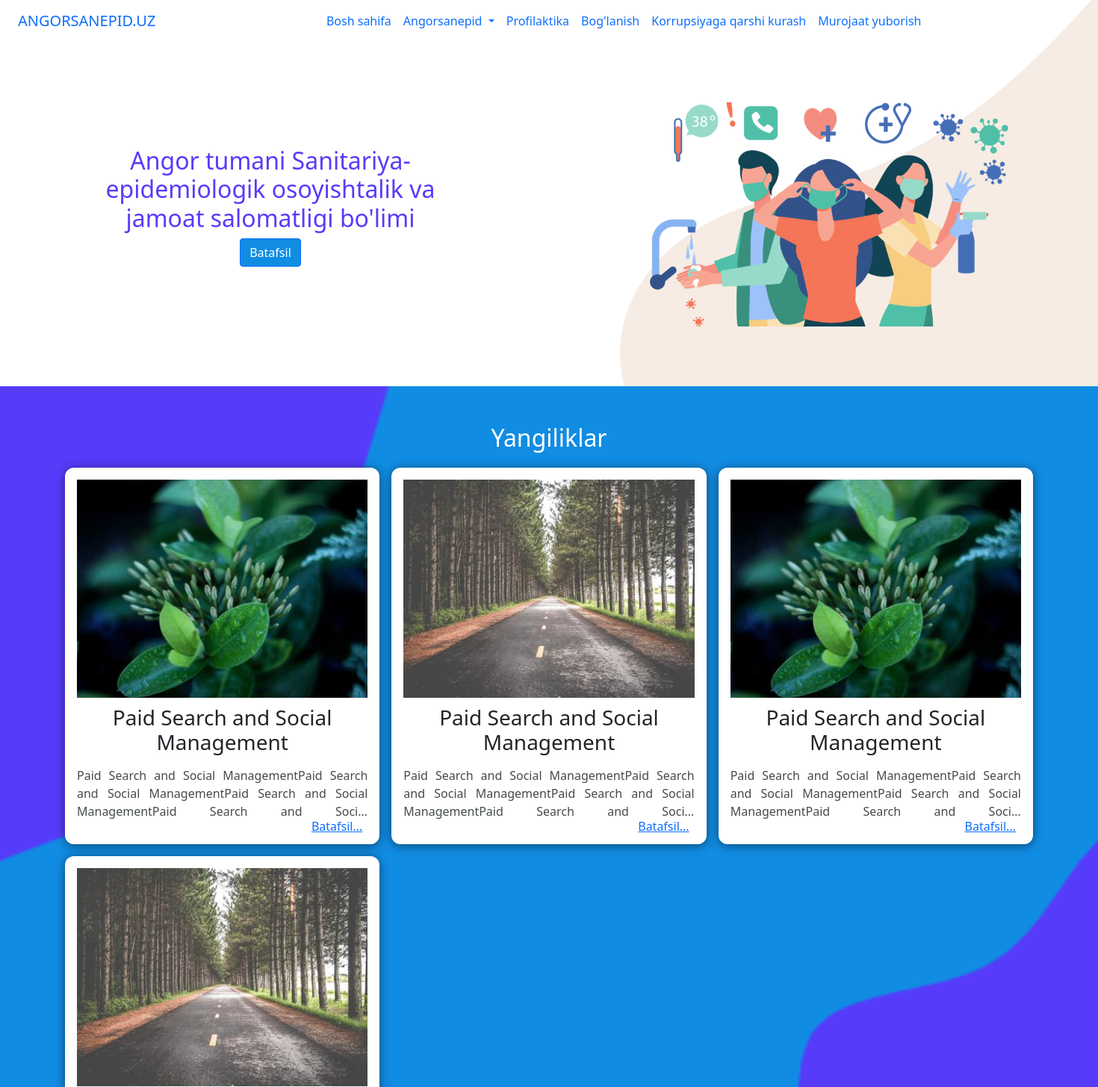
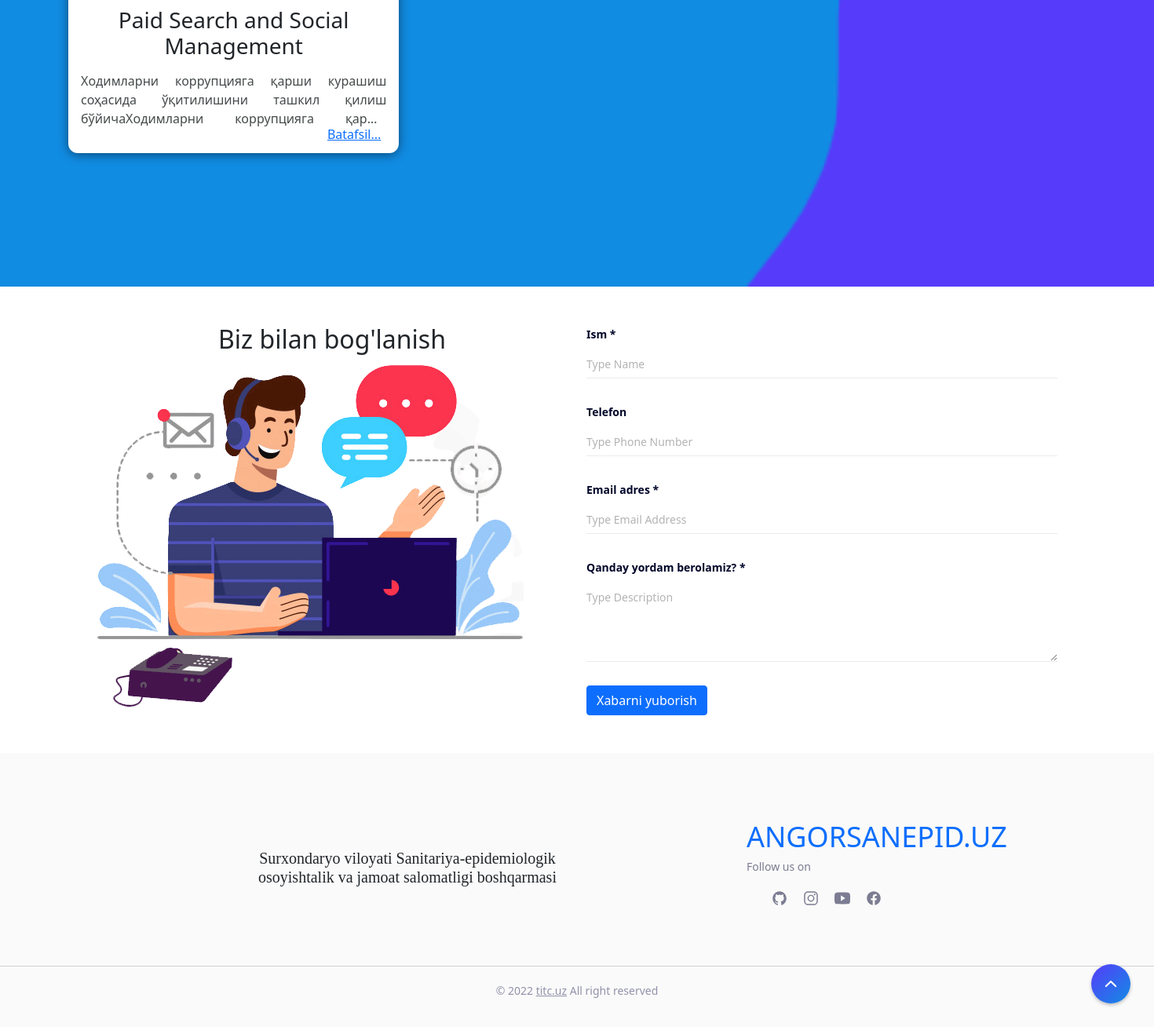
The page / on the database its author committed (2 pictures, top to bottom).
### staticApp/models.py (models this page shows)
class Menutext(models.Model):
    name = models.CharField(null=True, max_length=100)
    content = RichTextUploadingField(null=True,
                                     extra_plugins=['youtube'],
                                     external_plugin_resources=[(
                                         'youtube',
                                         '/static/ckeditor/ckeditor/plugins/youtube/',
                                         'plugin.js',
                                     )],
                                     )

### newsApp/models.py (models this page shows, shortened)
class News(models.Model):
    title=models.CharField(max_length=250, null=True)
    img = models.ImageField(null=True)
    date = models.DateField(null=True, auto_now_add=True)
    shortText = models.CharField(max_length=250, null=True)
    content = RichTextUploadingField(null=True,
                                     extra_plugins=['youtube'],
                                     external_plugin_resources=[(
                                         'youtube',
                                         '/static/ckeditor/ckeditor/plugins/youtube/',
                                         'plugin.js',
                                     )],
                                     )

### staticApp/views.py (the view)
# urls.py: 2. Add a URL to urlpatterns:  path('', views.home, name='home')
def home(request):
    news = News.objects.all()
    menu = Menutext.objects.all()
    return render(request, 'home.html', context={
        'news': news,
        'menu': menu
    })

### template/home.html
{% extends 'base.html' %}
{% load static %}
{% block content %}
  <main>
    <article>
      <section class="hero" id="home">
        <div class="container">
          <div class="hero-content">
            <h1 class="h2 hero-title">Angor tumani Sanitariya-epidemiologik osoyishtalik va jamoat salomatligi bo'limi  </h1>
            <button class="btn btn-primary">Batafsil</button>
          </div>
          <div class="hero-banner"></div>
        </div>
        <img src="../static/images/bg.png" alt="shape" class="shape-content">
      </section>
      <section class="about" id="about">
        <div class="container">
          <div class="about-top">
            <h2 class="h2 section-title">Yangiliklar</h2>
            <div class="row g-3">
              {% for item in news %}
              <div class="col-12 col-md-4">
                <div class="about-card p-3">
                  <div class="card-img">
                    <img src="{{item.img.url}}" alt="">
                  </div>
                  <h3 class="h3 card-title">Paid Search and Social Management</h3>
                  <p class="card-text mb-3">
                    {{item.shortText}}
                  </p>
                  <a class="btn btn-link" href="/news/news-detail/{{item.id}}">Batafsil...</a>
                </div>
              </div>
              {% endfor %}
            </div>
          </div>
        </div>
      </section>
      <section class="contact"  id="contact">
        <div class="container p-5">
          <div class="row">
            <div class="col-md-6">
              <h2 class="h2 contact-title">Biz bilan bog'lanish</h2>
              <img src="../static/images/call-center-system-ste2-removebg-preview.png" alt="contact banner">
            </div>
            <div class="col-md-6">
              <form action="" class="contact-form">
                <div class="input-wrapper">
                  <label for="name" class="input-label">Ism *</label>
                  <input type="text" name="name" id="name" required placeholder="Type Name" class="input-field">
                </div>
                <div class="input-wrapper">
                  <label for="phone" class="input-label">Telefon</label>
                  <input type="tel" name="phone" id="phone" placeholder="Type Phone Number" class="input-field">
                </div>
                <div class="input-wrapper">
                  <label for="email" class="input-label">Email adres *</label>
                  <input type="email" name="email" id="email" required placeholder="Type Email Address" class="input-field">
                </div>
                <div class="input-wrapper">
                  <label for="message" class="input-label">Qanday yordam berolamiz? *</label>
                  <textarea name="message" id="message" placeholder="Type Description" required
                    class="input-field"></textarea>
                </div>
                <button type="submit" class="btn btn-primary">Xabarni yuborish</button>
              </form>
            </div>
          </div>
        </div>
      </section>
    </article>
  </main>
{% endblock content %}

### template/base.html (shortened to what this page needs)
{% load static %}
<!DOCTYPE html>
<html lang="en">
<head>
  <link rel="stylesheet" href="{% static 'css/style.css' %}">
  <link href="https://cdn.jsdelivr.net/npm/bootstrap@5.0.2/dist/css/bootstrap.min.css" rel="stylesheet">
</head>
<body id="top">
  <header>
    <div class="container-fluid">
      <div class="navbar-wrapper">
        <nav class="navbar navbar-expand-lg navbar-ligh">
          <div class="container-fluid">
            <a class="navbar-brand" href="{% url 'home' %}">ANGORSANEPID.UZ</a>
            <div class="collapse navbar-collapse" id="navbarSupportedContent">
              <ul class="navbar-nav mx-auto mb-2 mb-lg-0">
                <li class="nav-item">
                  <a class="nav-link active" aria-current="page" href="{% url 'home' %}">{{menu.0.name}}</a>
                </li>
                <li class="nav-item dropdown">
          <a class="nav-link dropdown-toggle" href="#" id="navbarDropdown" role="button" data-bs-toggle="dropdown" aria-expanded="false">
            {{menu.1.name}}
          </a>
        </li>
                <li class="nav-item">
                  <a class="nav-link" href="/static-menu/{{menu.2.id}}">{{menu.2.name}}</a>
                </li>
                <li class="nav-item">
                  <a class="nav-link" href="/static-menu/{{menu.3.id}}">{{menu.3.name}}</a>
                </li>
                <li class="nav-item">
                 <a class="nav-link" href="/static-menu/{{menu.4.id}}">{{menu.4.name}}</a>
                </li>
                <li class="nav-item">
                  <a class="nav-link" href="/static-menu/{{menu.5.id}}">{{menu.5.name}}</a>
                </li>
              </ul>
            </div>
          </div>
        </nav>
      </div>
    </div>
  </header>
{% block content %}
{% endblock content %}
  <footer>
    <div class="footer-top">
      <div class="container">
    <div class="col-md-4 text-center">
      <h5>Surxondaryo viloyati Sanitariya-epidemiologik osoyishtalik va jamoat salomatligi boshqarmasi</h5>
    </div>
    <div class="col-md-4">
      <div class="footer-brand">
        <a class="footer-brand-link" href="#">ANGORSANEPID.UZ</a>
        <p class="footer-text">Follow us on</p>
        <ul class="social-list">
          <li>
            <a href="#" class="social-link">
              <ion-icon name="logo-github"></ion-icon>
            </a>
          </li>
          <li>
            <a href="#" class="social-link">
              <ion-icon name="logo-instagram"></ion-icon>
            </a>
          </li>
          <li>
            <a href="#" class="social-link">
              <ion-icon name="logo-youtube"></ion-icon>
            </a>
          </li>
          <li>
            <a href="#" class="social-link">
              <ion-icon name="logo-facebook"></ion-icon>
            </a>
          </li>
        </ul>
      </div>
    </div>
      </div>
    </div>
    <div class="footer-bottom">
      <p class="copyright">
        &copy; 2022 <a href="https://titc.uz">titc.uz</a> All right reserved
      </p>
    </div>
  </footer>
  <a href="#top" class="go-top active" data-go-top>
    <ion-icon name="chevron-up-outline"></ion-icon>
  </a>
</body>
</html>

### rows shown on the page
Menutext: name "Bosh sahifa"
Menutext: name "Angorsanepid"
Menutext: name "Profilaktika"
Menutext: name "Bog'lanish"
Menutext: name "Korrupsiyaga qarshi kurash"
Menutext: name "Murojaat yuborish"
News: img (picture), shortText "Paid Search and Social ManagementPaid Search and Social ManagementPaid Search and Social ManagementPaid Search and…"
News: img (picture), shortText "Paid Search and Social ManagementPaid Search and Social ManagementPaid Search and Social ManagementPaid Search and…"
News: img (picture), shortText "Paid Search and Social ManagementPaid Search and Social ManagementPaid Search and Social ManagementPaid Search and…"
News: img (picture), shortText "Ходимларни коррупцияга қарши курашиш соҳасида ўқитилишини ташкил қилиш бўйичаХодимларни коррупцияга…"
